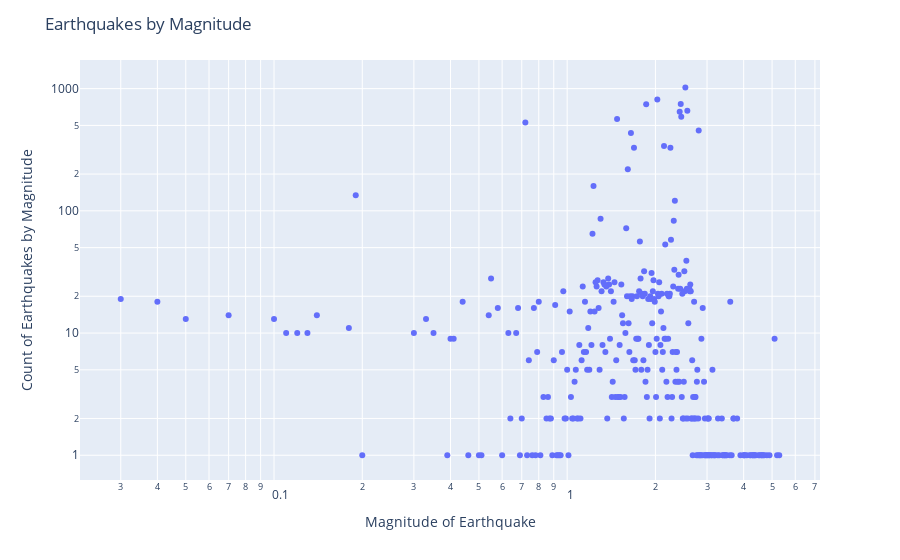

Source (notebook cell):
### Code cell
fig = px.scatter(
    usgs_data[usgs_data['mag'].notna()], 
    x=usgs_data[usgs_data['mag'].notna()]['mag'].unique(), 
    y=usgs_data['mag'].value_counts(),
    log_x=True, 
    log_y=True
)
fig.update_layout(
    title="Earthquakes by Magnitude",
    xaxis_title="Magnitude of Earthquake",
    yaxis_title="Count of Earthquakes by Magnitude"
    )
fig.show()
#fig.write_html('mp_03_accrepresentation.html')

### Figure 1 — Plotly figure (JSON) as saved in the notebook; plotly's stock layout.template omitted (floating-point values rounded to 4 significant figures; data arrays with more than 128 entries replaced by an {"elided": "..."} marker saying what was removed)
{"data": [{"hovertemplate": "x=%{x}<br>y=%{y}<extra></extra>", "legendgroup": "", "marker": {"color": "#636efa", "symbol": "circle"}, "mode": "markers", "name": "", "orientation": "v", "showlegend": false, "type": "scatter", "x": {"elided": "353 float values"}, "xaxis": "x", "y": {"elided": "353 int values"}, "yaxis": "y"}], "layout": {"legend": {"tracegroupgap": 0}, "margin": {"t": 60}, "title": {"text": "Earthquakes by Magnitude"}, "xaxis": {"anchor": "y", "domain": [0, 1], "title": {"text": "Magnitude of Earthquake"}, "type": "log"}, "yaxis": {"anchor": "x", "domain": [0, 1], "title": {"text": "Count of Earthquakes by Magnitude"}, "type": "log"}}}
